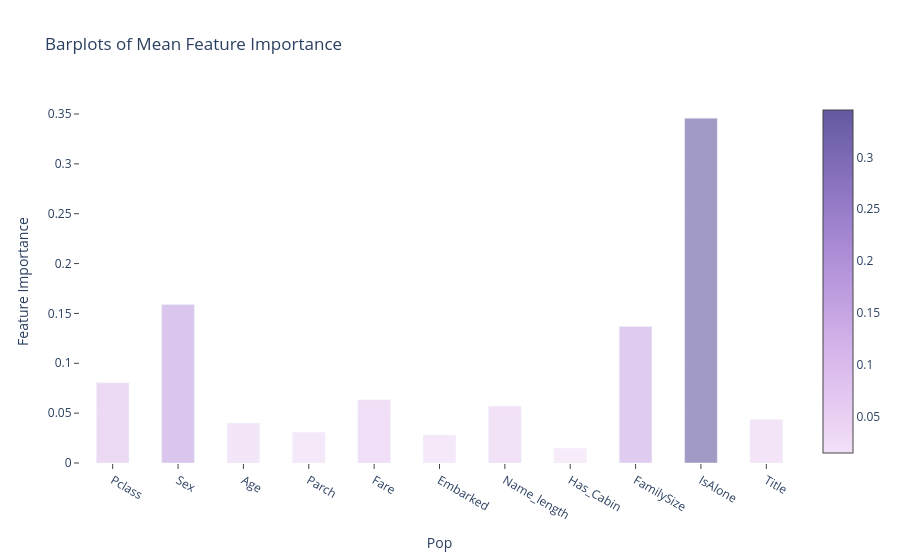
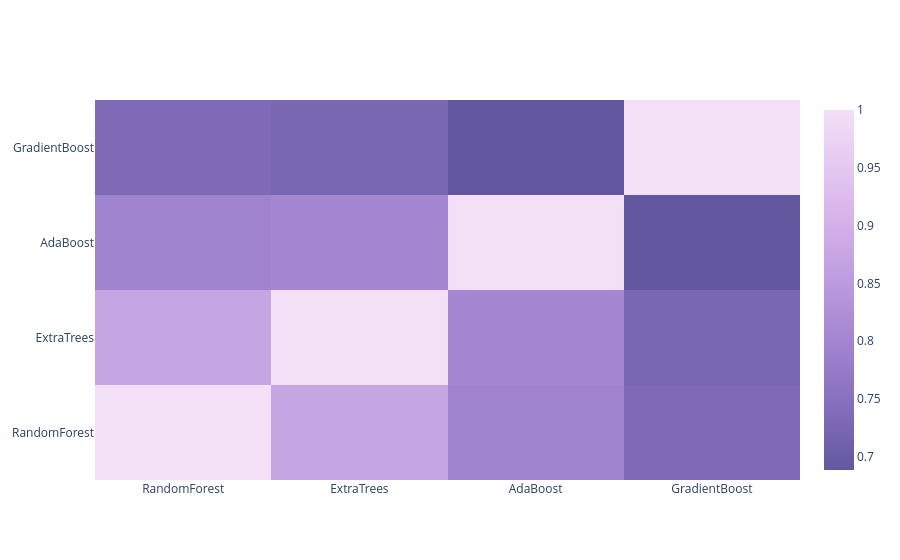

Write notebook code for charts like these, in order.
### Code cell
# Create the new column containing the average of values

feature_dataframe['mean'] = feature_dataframe.mean(axis= 1) # axis = 1 computes the mean row-wise
feature_dataframe.head(3)

y = feature_dataframe['mean'].values
x = feature_dataframe['features'].values
data = [go.Bar(
            x= x,
             y= y,
            width = 0.5,
            marker=dict(
               color = feature_dataframe['mean'].values,
            colorscale='Purp',
            showscale=True,
            reversescale = False
            ),
            opacity=0.6
        )]

layout= go.Layout(
    autosize= True,
    paper_bgcolor='rgba(0,0,0,0)',
    plot_bgcolor='rgba(0,0,0,0)',
    title= 'Barplots of Mean Feature Importance',
    hovermode= 'closest',
    xaxis= dict(
        title= 'Pop',
        ticklen= 5,
        zeroline= False,
        gridwidth= 2,
        mirror=True,
        ticks='outside',
        showline=True
    ),
    yaxis=dict(
        title= 'Feature Importance',
        ticklen= 5,
        gridwidth= 2,
        mirror=True,
        ticks='outside',
        showline=True
    ),
    showlegend= False
)
fig = go.Figure(data=data, layout=layout)
py.iplot(fig, filename='bar-direct-labels')

base_predictions_train = pd.DataFrame( {'RandomForest': rf_oof_train.ravel(),
     'ExtraTrees': et_oof_train.ravel(),
     'AdaBoost': ada_oof_train.ravel(),
      'GradientBoost': gb_oof_train.ravel()
    })
base_predictions_train.head()

base_predictions_train = pd.DataFrame( {'RandomForest': rf_oof_train.ravel(),
     'ExtraTrees': et_oof_train.ravel(),
     'AdaBoost': ada_oof_train.ravel(),
      'GradientBoost': gb_oof_train.ravel()
    })
base_predictions_train.head()

data = [
    go.Heatmap(
        z= base_predictions_train.astype(float).corr().values ,
        x=base_predictions_train.columns.values,
        y= base_predictions_train.columns.values,
          colorscale='Purp',
            showscale=True,
            reversescale = True
    )
]
py.iplot(data, filename='labelled-heatmap')

x_train = np.concatenate(( et_oof_train, rf_oof_train, ada_oof_train, gb_oof_train, svc_oof_train), axis=1)
x_test = np.concatenate(( et_oof_test, rf_oof_test, ada_oof_test, gb_oof_test, svc_oof_test), axis=1)

gbm = xgb.XGBClassifier(
    #learning_rate = 0.02,
 n_estimators= 2000,
 max_depth= 4,
 min_child_weight= 2,
 #gamma=1,
 gamma=0.9,                        
 subsample=0.8,
 colsample_bytree=0.8,
 objective= 'binary:logistic',
 eval_metric = 'logloss',
 nthread= -1,
 scale_pos_weight=1).fit(x_train, y_train)
predictions = gbm.predict(x_test)

# Generate Submission File 
StackingSubmission = pd.DataFrame({ 'PassengerId': PassengerId,
                            'Survived': predictions })
StackingSubmission.to_csv("StackingSubmission.csv", index=False)

### Figure 1 — Plotly figure (JSON) as saved in the notebook; plotly's stock layout.template omitted (floating-point values rounded to 4 significant figures)
{"data": [{"marker": {"color": [0.08059, 0.1591, 0.04, 0.03084, 0.06338, 0.02812, 0.05698, 0.01473, 0.1368, 0.3458, 0.04361], "colorscale": [[0.0, "rgb(243, 224, 247)"], [0.1667, "rgb(228, 199, 241)"], [0.3333, "rgb(209, 175, 232)"], [0.5, "rgb(185, 152, 221)"], [0.6667, "rgb(159, 130, 206)"], [0.8333, "rgb(130, 109, 186)"], [1.0, "rgb(99, 88, 159)"]], "reversescale": false, "showscale": true}, "opacity": 0.6, "type": "bar", "width": 0.5, "x": ["Pclass", "Sex", "Age", "Parch", "Fare", "Embarked", "Name_length", "Has_Cabin", "FamilySize", "IsAlone", "Title"], "y": [0.08059, 0.1591, 0.04, 0.03084, 0.06338, 0.02812, 0.05698, 0.01473, 0.1368, 0.3458, 0.04361]}], "layout": {"autosize": true, "hovermode": "closest", "paper_bgcolor": "rgba(0,0,0,0)", "plot_bgcolor": "rgba(0,0,0,0)", "showlegend": false, "title": {"text": "Barplots of Mean Feature Importance"}, "xaxis": {"gridwidth": 2, "mirror": true, "showline": true, "ticklen": 5, "ticks": "outside", "title": {"text": "Pop"}, "zeroline": false}, "yaxis": {"gridwidth": 2, "mirror": true, "showline": true, "ticklen": 5, "ticks": "outside", "title": {"text": "Feature Importance"}}}}

### Figure 2 — Plotly figure (JSON) as saved in the notebook; plotly's stock layout.template omitted (floating-point values rounded to 4 significant figures)
{"data": [{"colorscale": [[0.0, "rgb(243, 224, 247)"], [0.1667, "rgb(228, 199, 241)"], [0.3333, "rgb(209, 175, 232)"], [0.5, "rgb(185, 152, 221)"], [0.6667, "rgb(159, 130, 206)"], [0.8333, "rgb(130, 109, 186)"], [1.0, "rgb(99, 88, 159)"]], "reversescale": true, "showscale": true, "type": "heatmap", "x": ["RandomForest", "ExtraTrees", "AdaBoost", "GradientBoost"], "y": ["RandomForest", "ExtraTrees", "AdaBoost", "GradientBoost"], "z": [[1.0, 0.8733, 0.7947, 0.7333], [0.8733, 1.0, 0.8036, 0.7254], [0.7947, 0.8036, 1.0, 0.6887], [0.7333, 0.7254, 0.6887, 1.0]]}], "layout": {}}
